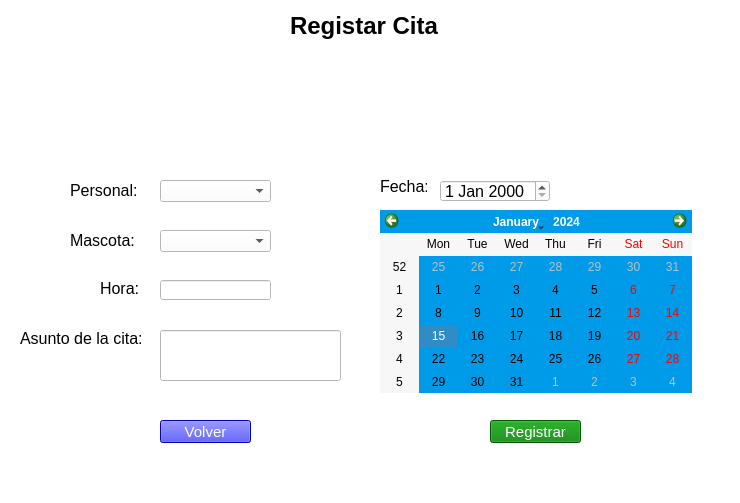
<?xml version="1.0" encoding="UTF-8"?>
<ui version="4.0">
 <class>registrarCita</class>
 <widget class="QMainWindow" name="registrarCita">
  <property name="geometry">
   <rect>
    <x>0</x>
    <y>0</y>
    <width>740</width>
    <height>503</height>
   </rect>
  </property>
  <property name="windowTitle">
   <string>MainWindow</string>
  </property>
  <property name="styleSheet">
   <string notr="true">background-color: rgb(255, 255, 255);</string>
  </property>
  <widget class="QWidget" name="centralwidget">
   <widget class="QLabel" name="label">
    <property name="geometry">
     <rect>
      <x>290</x>
      <y>10</y>
      <width>151</width>
      <height>31</height>
     </rect>
    </property>
    <property name="font">
     <font>
      <family>Arial</family>
      <pointsize>18</pointsize>
      <weight>75</weight>
      <bold>true</bold>
     </font>
    </property>
    <property name="text">
     <string>Registar Cita</string>
    </property>
   </widget>
   <widget class="QLabel" name="label_2">
    <property name="geometry">
     <rect>
      <x>310</x>
      <y>50</y>
      <width>111</width>
      <height>101</height>
     </rect>
    </property>
    <property name="text">
     <string/>
    </property>
    <property name="pixmap">
     <pixmap>boton-agregar.png</pixmap>
    </property>
    <property name="scaledContents">
     <bool>true</bool>
    </property>
   </widget>
   <widget class="QLabel" name="label_3">
    <property name="geometry">
     <rect>
      <x>70</x>
      <y>180</y>
      <width>71</width>
      <height>20</height>
     </rect>
    </property>
    <property name="font">
     <font>
      <family>Arial</family>
      <pointsize>12</pointsize>
     </font>
    </property>
    <property name="text">
     <string>Personal:</string>
    </property>
   </widget>
   <widget class="QLabel" name="label_4">
    <property name="geometry">
     <rect>
      <x>70</x>
      <y>230</y>
      <width>71</width>
      <height>20</height>
     </rect>
    </property>
    <property name="font">
     <font>
      <family>Arial</family>
      <pointsize>12</pointsize>
     </font>
    </property>
    <property name="text">
     <string>Mascota: </string>
    </property>
   </widget>
   <widget class="QLabel" name="label_5">
    <property name="geometry">
     <rect>
      <x>380</x>
      <y>180</y>
      <width>47</width>
      <height>13</height>
     </rect>
    </property>
    <property name="font">
     <font>
      <family>Arial</family>
      <pointsize>12</pointsize>
     </font>
    </property>
    <property name="text">
     <string>Fecha:</string>
    </property>
   </widget>
   <widget class="QLabel" name="label_6">
    <property name="geometry">
     <rect>
      <x>100</x>
      <y>280</y>
      <width>41</width>
      <height>16</height>
     </rect>
    </property>
    <property name="font">
     <font>
      <family>Arial</family>
      <pointsize>12</pointsize>
     </font>
    </property>
    <property name="text">
     <string>Hora:</string>
    </property>
   </widget>
   <widget class="QLabel" name="label_7">
    <property name="geometry">
     <rect>
      <x>20</x>
      <y>330</y>
      <width>121</width>
      <height>16</height>
     </rect>
    </property>
    <property name="font">
     <font>
      <family>Arial</family>
      <pointsize>12</pointsize>
     </font>
    </property>
    <property name="text">
     <string>Asunto de la cita:</string>
    </property>
   </widget>
   <widget class="QComboBox" name="idPersonal">
    <property name="geometry">
     <rect>
      <x>160</x>
      <y>180</y>
      <width>111</width>
      <height>22</height>
     </rect>
    </property>
   </widget>
   <widget class="QComboBox" name="idMascota">
    <property name="geometry">
     <rect>
      <x>160</x>
      <y>230</y>
      <width>111</width>
      <height>22</height>
     </rect>
    </property>
   </widget>
   <widget class="QLineEdit" name="hora">
    <property name="geometry">
     <rect>
      <x>160</x>
      <y>280</y>
      <width>111</width>
      <height>20</height>
     </rect>
    </property>
    <property name="font">
     <font>
      <family>Arial</family>
      <pointsize>12</pointsize>
     </font>
    </property>
   </widget>
   <widget class="QLineEdit" name="asunto">
    <property name="geometry">
     <rect>
      <x>160</x>
      <y>330</y>
      <width>181</width>
      <height>51</height>
     </rect>
    </property>
    <property name="font">
     <font>
      <family>Arial</family>
      <pointsize>12</pointsize>
     </font>
    </property>
   </widget>
   <widget class="QDateEdit" name="dateFecha">
    <property name="geometry">
     <rect>
      <x>440</x>
      <y>180</y>
      <width>110</width>
      <height>22</height>
     </rect>
    </property>
    <property name="font">
     <font>
      <family>Arial</family>
      <pointsize>12</pointsize>
     </font>
    </property>
   </widget>
   <widget class="QCalendarWidget" name="calendarWidget">
    <property name="geometry">
     <rect>
      <x>380</x>
      <y>210</y>
      <width>312</width>
      <height>183</height>
     </rect>
    </property>
    <property name="styleSheet">
     <string notr="true">background-color: rgb(0, 155, 232);</string>
    </property>
   </widget>
   <widget class="QPushButton" name="volver">
    <property name="geometry">
     <rect>
      <x>160</x>
      <y>420</y>
      <width>91</width>
      <height>23</height>
     </rect>
    </property>
    <property name="font">
     <font>
      <family>Arial</family>
      <pointsize>11</pointsize>
     </font>
    </property>
    <property name="styleSheet">
     <string notr="true">color: rgb(255, 255, 255);
background-color: rgb(0, 0, 255);</string>
    </property>
    <property name="text">
     <string>Volver</string>
    </property>
   </widget>
   <widget class="QPushButton" name="registrar">
    <property name="geometry">
     <rect>
      <x>490</x>
      <y>420</y>
      <width>91</width>
      <height>23</height>
     </rect>
    </property>
    <property name="font">
     <font>
      <family>Arial</family>
      <pointsize>11</pointsize>
     </font>
    </property>
    <property name="styleSheet">
     <string notr="true">color: rgb(255, 255, 255);
background-color: rgb(0, 127, 0);
</string>
    </property>
    <property name="text">
     <string>Registrar</string>
    </property>
   </widget>
  </widget>
  <widget class="QMenuBar" name="menubar">
   <property name="geometry">
    <rect>
     <x>0</x>
     <y>0</y>
     <width>740</width>
     <height>21</height>
    </rect>
   </property>
  </widget>
  <widget class="QStatusBar" name="statusbar"/>
 </widget>
 <resources/>
 <connections/>
</ui>
